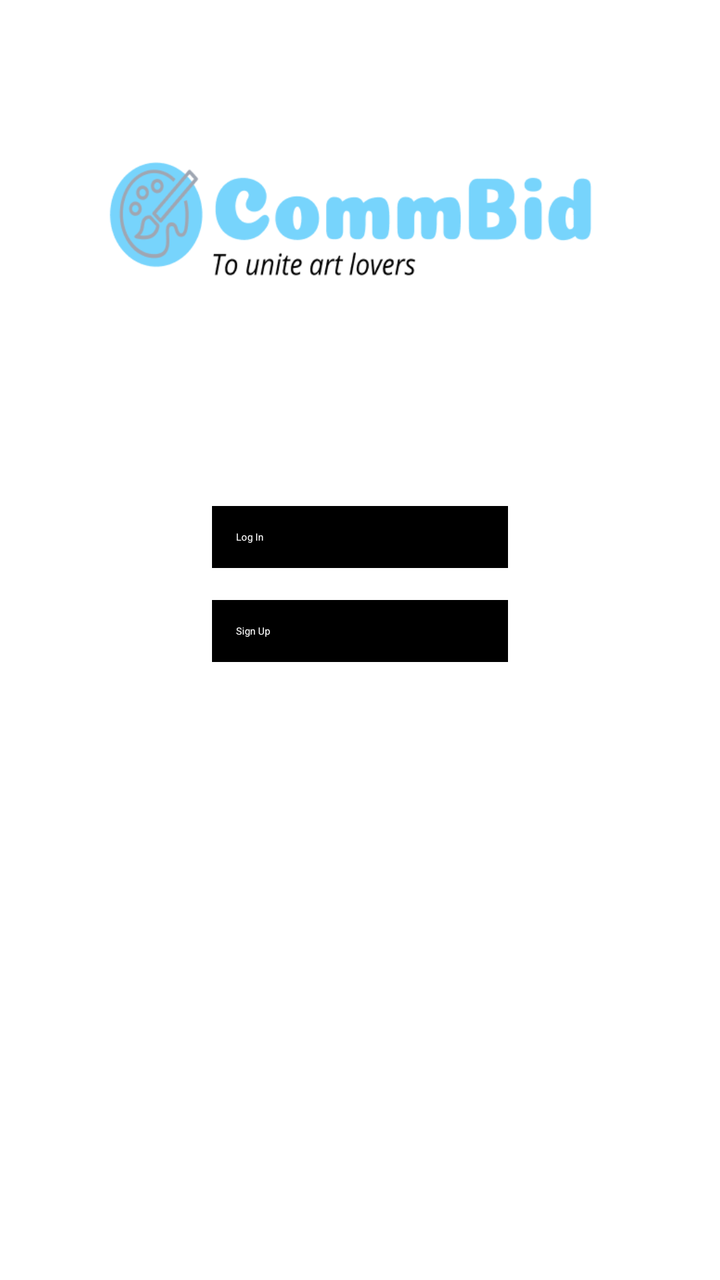
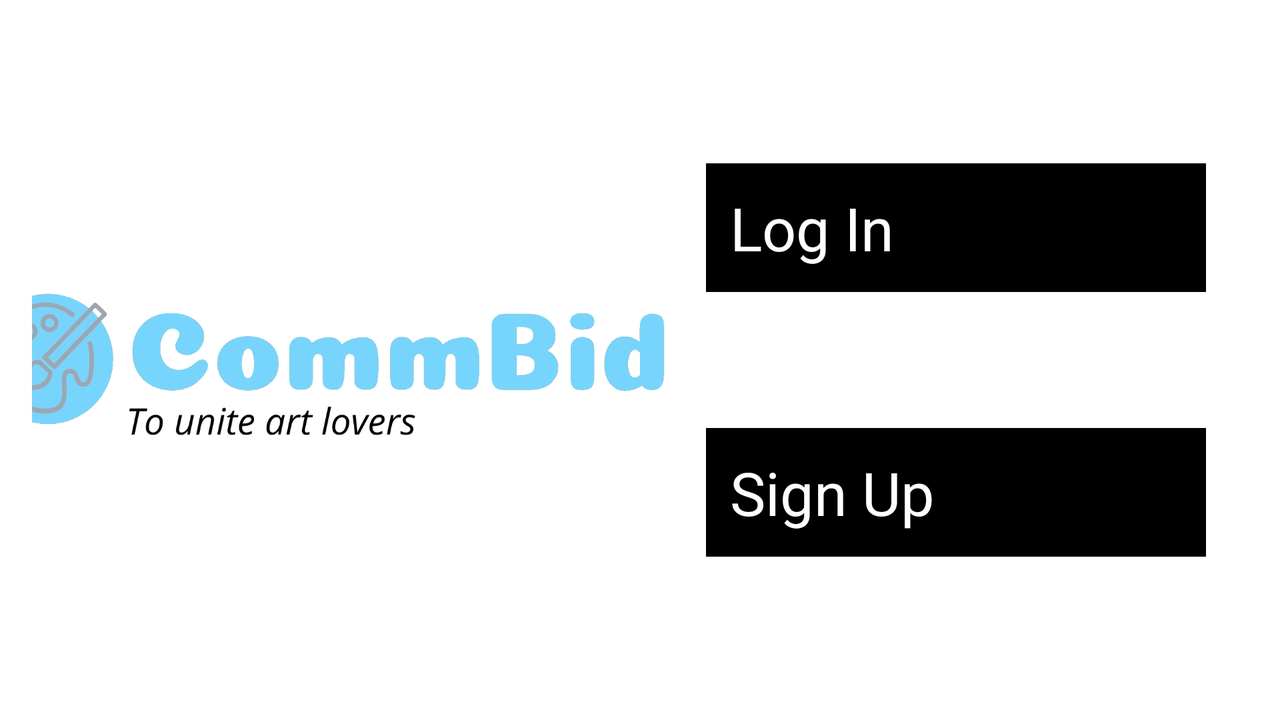

Two renders of one Android screen. The first uses the default layout on a phone; the second uses the alternative layout the repository ships for a different screen configuration, on a matching device. The two XML files are below.
<!-- AndroidManifest.xml: application theme Theme.CommBidApp -->
<!-- res/layout/activity_main.xml -->
<LinearLayout
    xmlns:android="http://schemas.android.com/apk/res/android"
    android:id="@+id/main"
    android:layout_width="match_parent"
    android:layout_height="match_parent"
    android:orientation="vertical"
    android:gravity="center_horizontal"
    android:background="@android:color/white"
    android:padding="16dp">

    <ImageView
        android:id="@+id/logoImageView"
        android:layout_width="wrap_content"
        android:layout_height="183dp"
        android:layout_marginBottom="24dp"
        android:src="@drawable/logo" />

    <Button
        android:id="@+id/loginButton"
        android:layout_width="match_parent"
        android:layout_height="wrap_content"
        android:text="Log In"
        android:background="@android:color/black"
        android:textColor="@android:color/white"
        android:padding="12dp"
        android:layout_marginBottom="16dp"
        android:layout_marginTop="30dp"
        android:layout_marginLeft="90dp"
        android:layout_marginRight="90dp"
        android:textAllCaps="false" />

    <Button
        android:id="@+id/signUpButton"
        android:layout_width="match_parent"
        android:layout_height="wrap_content"
        android:text="Sign Up"
        android:background="@android:color/black"
        android:textColor="@android:color/white"
        android:padding="12dp"
        android:layout_marginLeft="90dp"
        android:layout_marginRight="90dp"
        android:textAllCaps="false" />

</LinearLayout>
<!-- resources referenced by this layout -->
<resources>
  <!-- drawable logo: png bitmap (drawable, 17040 bytes) -->
</resources>
<!-- res/layout-land/activity_main.xml (the repository's variant of the layout above) -->
<!-- drawn on the phone turned sideways -->
<androidx.constraintlayout.widget.ConstraintLayout
    xmlns:android="http://schemas.android.com/apk/res/android"
    xmlns:app="http://schemas.android.com/apk/res-auto"
    xmlns:tools="http://schemas.android.com/tools"
    android:id="@+id/main"
    android:layout_width="match_parent"
    android:layout_height="match_parent"
    android:orientation="vertical"
    android:gravity="center_horizontal"
    android:background="@android:color/white"
    android:padding="16dp">

    <ImageView
        android:id="@+id/logoImageView"
        android:layout_width="350dp"
        android:layout_height="200dp"
        android:src="@drawable/logo_commbid"
        app:layout_constraintBottom_toBottomOf="parent"
        app:layout_constraintEnd_toStartOf="@+id/guideline4"
        app:layout_constraintStart_toStartOf="parent"
        app:layout_constraintTop_toTopOf="@+id/guideline14" />

    <Button
        android:id="@+id/loginButton"
        android:layout_width="250dp"
        android:layout_height="wrap_content"
        android:background="@android:color/black"
        android:padding="12dp"
        android:text="Log In"
        android:textAllCaps="false"
        android:textColor="@android:color/white"
        android:textSize="30dp"
        app:layout_constraintEnd_toEndOf="parent"
        app:layout_constraintStart_toStartOf="@+id/guideline10"
        app:layout_constraintTop_toTopOf="@+id/guideline37" />

    <Button
        android:id="@+id/signUpButton"
        android:layout_width="250dp"
        android:layout_height="wrap_content"
        android:background="@android:color/black"
        android:padding="12dp"
        android:text="Sign Up"
        android:textAllCaps="false"
        android:textColor="@android:color/white"
        android:textSize="30dp"
        app:layout_constraintBottom_toTopOf="@+id/guideline11"
        app:layout_constraintEnd_toEndOf="parent"
        app:layout_constraintStart_toStartOf="@+id/guideline10" />

    <androidx.constraintlayout.widget.Guideline
        android:id="@+id/guideline4"
        android:layout_width="wrap_content"
        android:layout_height="wrap_content"
        android:orientation="vertical"
        app:layout_constraintGuide_percent="0.48" />

    <androidx.constraintlayout.widget.Guideline
        android:id="@+id/guideline10"
        android:layout_width="wrap_content"
        android:layout_height="wrap_content"
        android:orientation="vertical"
        app:layout_constraintGuide_percent="0.52" />

    <androidx.constraintlayout.widget.Guideline
        android:id="@+id/guideline11"
        android:layout_width="wrap_content"
        android:layout_height="wrap_content"
        android:orientation="horizontal"
        app:layout_constraintGuide_percent="0.8" />

    <androidx.constraintlayout.widget.Guideline
        android:id="@+id/guideline14"
        android:layout_width="wrap_content"
        android:layout_height="wrap_content"
        android:orientation="horizontal"
        app:layout_constraintGuide_percent="0.02" />

    <androidx.constraintlayout.widget.Guideline
        android:id="@+id/guideline37"
        android:layout_width="wrap_content"
        android:layout_height="wrap_content"
        android:orientation="horizontal"
        app:layout_constraintGuide_percent="0.2" />

</androidx.constraintlayout.widget.ConstraintLayout>
<!-- resources referenced by the variant -->
<!-- as the phone turned sideways resolves them -->
<resources>
  <!-- drawable logo_commbid: png bitmap (drawable, 242115 bytes) -->
</resources>
